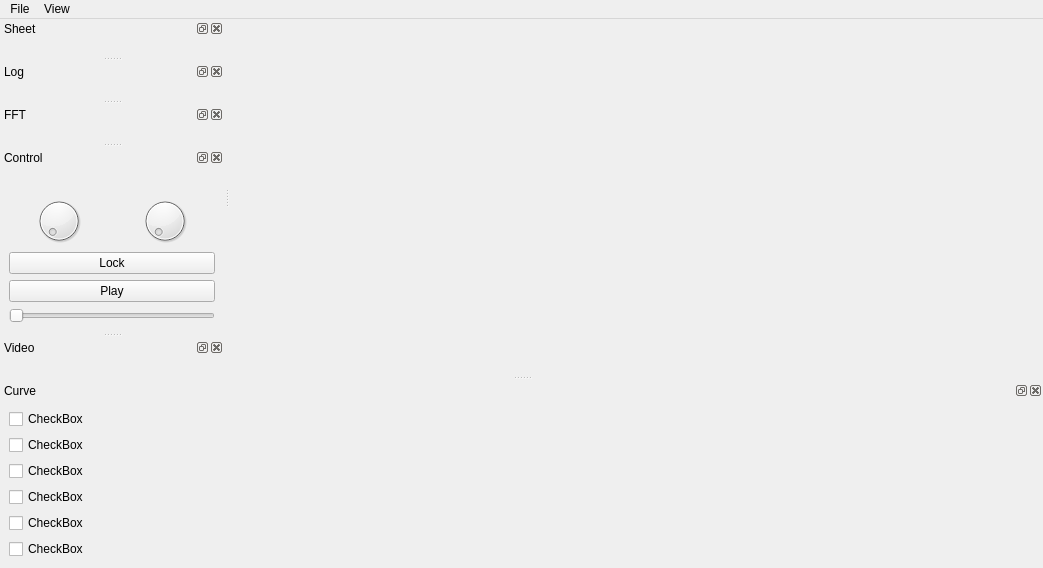
<?xml version="1.0" encoding="UTF-8"?>
<ui version="4.0">
 <class>MainWindow</class>
 <widget class="QMainWindow" name="MainWindow">
  <property name="geometry">
   <rect>
    <x>0</x>
    <y>0</y>
    <width>1043</width>
    <height>560</height>
   </rect>
  </property>
  <property name="windowTitle">
   <string>MainWindow</string>
  </property>
  <property name="unifiedTitleAndToolBarOnMac">
   <bool>true</bool>
  </property>
  <widget class="QWidget" name="centralwidget"/>
  <widget class="QMenuBar" name="menubar">
   <property name="geometry">
    <rect>
     <x>0</x>
     <y>0</y>
     <width>1043</width>
     <height>26</height>
    </rect>
   </property>
   <widget class="QMenu" name="menuabc">
    <property name="title">
     <string>File</string>
    </property>
    <addaction name="actionOpen"/>
   </widget>
   <widget class="QMenu" name="menuView">
    <property name="title">
     <string>View</string>
    </property>
    <addaction name="separator"/>
    <addaction name="actionVideo"/>
    <addaction name="actionLog"/>
    <addaction name="actionCurve"/>
    <addaction name="separator"/>
    <addaction name="actionFull_screen"/>
    <addaction name="actionSave_layout"/>
   </widget>
   <addaction name="menuabc"/>
   <addaction name="menuView"/>
  </widget>
  <widget class="QDockWidget" name="curve_dockWidget">
   <property name="features">
    <set>QDockWidget::AllDockWidgetFeatures</set>
   </property>
   <property name="windowTitle">
    <string extracomment="123">Curve</string>
   </property>
   <attribute name="dockWidgetArea">
    <number>8</number>
   </attribute>
   <widget class="QWidget" name="curve_Widget">
    <layout class="QHBoxLayout" name="horizontalLayout_3">
     <item>
      <layout class="QHBoxLayout" name="horizontalLayoutCurve"/>
     </item>
     <item>
      <layout class="QVBoxLayout" name="verticalLayout">
       <item>
        <widget class="QCheckBox" name="checkBox">
         <property name="text">
          <string>CheckBox</string>
         </property>
        </widget>
       </item>
       <item>
        <widget class="QCheckBox" name="checkBox_2">
         <property name="text">
          <string>CheckBox</string>
         </property>
        </widget>
       </item>
       <item>
        <widget class="QCheckBox" name="checkBox_3">
         <property name="text">
          <string>CheckBox</string>
         </property>
        </widget>
       </item>
       <item>
        <widget class="QCheckBox" name="checkBox_4">
         <property name="text">
          <string>CheckBox</string>
         </property>
        </widget>
       </item>
       <item>
        <widget class="QCheckBox" name="checkBox_5">
         <property name="text">
          <string>CheckBox</string>
         </property>
        </widget>
       </item>
       <item>
        <widget class="QCheckBox" name="checkBox_6">
         <property name="text">
          <string>CheckBox</string>
         </property>
        </widget>
       </item>
      </layout>
     </item>
    </layout>
   </widget>
  </widget>
  <widget class="QDockWidget" name="sheet_dockWidget">
   <property name="sizePolicy">
    <sizepolicy hsizetype="Expanding" vsizetype="Expanding">
     <horstretch>0</horstretch>
     <verstretch>0</verstretch>
    </sizepolicy>
   </property>
   <property name="windowTitle">
    <string>Sheet</string>
   </property>
   <attribute name="dockWidgetArea">
    <number>1</number>
   </attribute>
   <widget class="QWidget" name="sheet_Widget">
    <layout class="QGridLayout" name="gridLayout"/>
   </widget>
  </widget>
  <widget class="QDockWidget" name="log_dockWidget">
   <property name="windowTitle">
    <string>Log</string>
   </property>
   <attribute name="dockWidgetArea">
    <number>1</number>
   </attribute>
   <widget class="QWidget" name="log_Widget">
    <layout class="QGridLayout" name="gridLayout_3"/>
   </widget>
  </widget>
  <widget class="QDockWidget" name="fft_dockWidget">
   <property name="features">
    <set>QDockWidget::AllDockWidgetFeatures</set>
   </property>
   <property name="windowTitle">
    <string extracomment="123">FFT</string>
   </property>
   <attribute name="dockWidgetArea">
    <number>1</number>
   </attribute>
   <widget class="QWidget" name="fft_Widget">
    <layout class="QGridLayout" name="gridLayout_4"/>
   </widget>
  </widget>
  <widget class="QDockWidget" name="dockWidget">
   <property name="windowTitle">
    <string>Control</string>
   </property>
   <attribute name="dockWidgetArea">
    <number>1</number>
   </attribute>
   <widget class="QWidget" name="dockWidgetContents_2">
    <layout class="QGridLayout" name="gridLayout_6">
     <item row="3" column="0">
      <widget class="QPushButton" name="pushButtonPlay">
       <property name="sizePolicy">
        <sizepolicy hsizetype="Expanding" vsizetype="Expanding">
         <horstretch>0</horstretch>
         <verstretch>0</verstretch>
        </sizepolicy>
       </property>
       <property name="text">
        <string>Play</string>
       </property>
      </widget>
     </item>
     <item row="2" column="0">
      <widget class="QPushButton" name="pushButtonLock">
       <property name="sizePolicy">
        <sizepolicy hsizetype="Expanding" vsizetype="Expanding">
         <horstretch>0</horstretch>
         <verstretch>0</verstretch>
        </sizepolicy>
       </property>
       <property name="text">
        <string>Lock</string>
       </property>
      </widget>
     </item>
     <item row="0" column="0">
      <layout class="QGridLayout" name="gridLayout_5">
       <item row="0" column="1">
        <widget class="QLabel" name="labelSpinData">
         <property name="text">
          <string/>
         </property>
         <property name="alignment">
          <set>Qt::AlignCenter</set>
         </property>
         <property name="wordWrap">
          <bool>true</bool>
         </property>
        </widget>
       </item>
       <item row="0" column="0">
        <widget class="QLabel" name="labelSpinVideo">
         <property name="text">
          <string/>
         </property>
         <property name="alignment">
          <set>Qt::AlignCenter</set>
         </property>
         <property name="wordWrap">
          <bool>true</bool>
         </property>
        </widget>
       </item>
      </layout>
     </item>
     <item row="1" column="0">
      <layout class="QHBoxLayout" name="horizontalLayout_2">
       <item>
        <widget class="QDial" name="dialVideo">
         <property name="sizePolicy">
          <sizepolicy hsizetype="Expanding" vsizetype="Expanding">
           <horstretch>0</horstretch>
           <verstretch>0</verstretch>
          </sizepolicy>
         </property>
         <property name="minimum">
          <number>0</number>
         </property>
         <property name="maximum">
          <number>1800000</number>
         </property>
         <property name="singleStep">
          <number>100</number>
         </property>
        </widget>
       </item>
       <item>
        <widget class="QDial" name="dialData">
         <property name="sizePolicy">
          <sizepolicy hsizetype="Expanding" vsizetype="Expanding">
           <horstretch>0</horstretch>
           <verstretch>0</verstretch>
          </sizepolicy>
         </property>
         <property name="minimum">
          <number>0</number>
         </property>
         <property name="maximum">
          <number>1800000</number>
         </property>
         <property name="singleStep">
          <number>100</number>
         </property>
        </widget>
       </item>
      </layout>
     </item>
     <item row="4" column="0">
      <widget class="QSlider" name="horizontalSlider">
       <property name="orientation">
        <enum>Qt::Horizontal</enum>
       </property>
      </widget>
     </item>
    </layout>
   </widget>
  </widget>
  <widget class="QDockWidget" name="video_dockWidget">
   <property name="enabled">
    <bool>true</bool>
   </property>
   <property name="sizePolicy">
    <sizepolicy hsizetype="Preferred" vsizetype="Preferred">
     <horstretch>0</horstretch>
     <verstretch>0</verstretch>
    </sizepolicy>
   </property>
   <property name="windowTitle">
    <string>Video</string>
   </property>
   <attribute name="dockWidgetArea">
    <number>1</number>
   </attribute>
   <widget class="QWidget" name="dockWidgetContents">
    <layout class="QVBoxLayout" name="verticalLayout_2"/>
   </widget>
  </widget>
  <action name="actionOpen">
   <property name="text">
    <string>Open</string>
   </property>
   <property name="shortcut">
    <string>Ctrl+O</string>
   </property>
  </action>
  <action name="actionVideo">
   <property name="checkable">
    <bool>true</bool>
   </property>
   <property name="text">
    <string>Video</string>
   </property>
  </action>
  <action name="actionLog">
   <property name="checkable">
    <bool>true</bool>
   </property>
   <property name="text">
    <string>Log</string>
   </property>
  </action>
  <action name="actionCurve">
   <property name="checkable">
    <bool>true</bool>
   </property>
   <property name="text">
    <string>Curve</string>
   </property>
  </action>
  <action name="actionFull_screen">
   <property name="text">
    <string>Full screen</string>
   </property>
  </action>
  <action name="actionSave_layout">
   <property name="text">
    <string>Save layout</string>
   </property>
  </action>
 </widget>
 <resources/>
 <connections/>
</ui>
